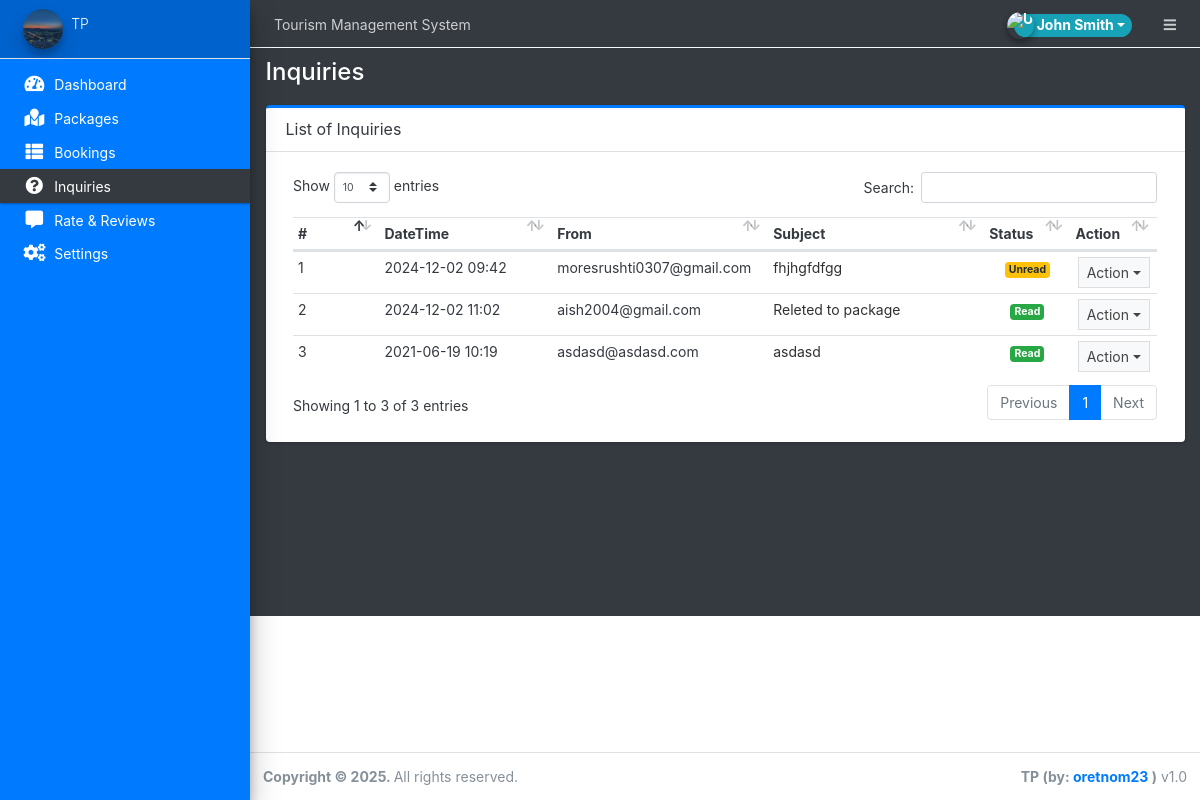
The page /admin/?page=inquiries (signed in) on the database its author committed.
### tables this page shows
CREATE TABLE `inquiry` (
  `id` int(30) NOT NULL,
  `name` text DEFAULT NULL,
  `email` text DEFAULT NULL,
  `subject` varchar(250) NOT NULL,
  `message` text DEFAULT NULL,
  `status` tinyint(4) NOT NULL DEFAULT 0,
  `date_created` datetime NOT NULL DEFAULT current_timestamp()
);

### admin/inquiries/index.php (the view, shortened to what this page needs)
<div class="card card-outline card-primary">
	<div class="card-header">
		<h3 class="card-title">List of Inquiries</h3>
	</div>
	<div class="card-body">
        <div class="container-fluid">
        <table class="table table-stripped text-dark">
            <colgroup>
                <col width="10%">
                <col width="20%">
                <col width="25%">
                <col width="25%">
                <col width="10%">
                <col width="10%">
            </colgroup>
            <thead>
                <tr>
                    <th>#</th>
                    <th>DateTime</th>
                    <th>From</th>
                    <th>Subject</th>
                    <th>Status</th>
                    <th>Action</th>
                </tr>
            </thead>
            <tbody>
                <?php
                $i=1;
                    $qry = $conn->query("SELECT * FROM `inquiry` order by date(date_created) desc ");
                    while($row= $qry->fetch_assoc()):
                ?>
                    <tr>
                        <td><?php echo $i++ ?></td>
                        <td><?php echo date("Y-m-d H:i",strtotime($row['date_created'])) ?></td>
                        <td><?php echo $row['email'] ?></td>
                        <td><p class="truncate-1 m-0"><?php echo $row['subject'] ?></p></td>
                        <td class="text-center status">
                            <?php if($row['status'] == 0): ?>
                                <span class="badge badge-warning">Unread</span>
                            <?php elseif($row['status'] == 1): ?>
                                <span class="badge badge-success">Read</span>
                            <?php endif; ?>
                        </td>
                        <td align="center">
                                <button type="button" class="btn btn-flat btn-default btn-sm dropdown-toggle dropdown-icon" data-toggle="dropdown">
                                    Action
                                </button>
                        </td>
                    </tr>
                <?php endwhile; ?>
            </tbody>
        </table>
		</div>
	</div>
</div>

### rows shown on the page
inquiry: date_created "2024-12-02 09:42", email "moresrushti0307@gmail.com", subject "fhjhgfdfgg", status "Unread"
inquiry: date_created "2024-12-02 11:02", email "aish2004@gmail.com", subject "Releted to package", status "Read"
inquiry: date_created "2021-06-19 10:19", email "asdasd@asdasd.com", subject "asdasd", status "Read"

### other values the page prints
$_settings->info('name') "Tourism Management System"
$_settings->userdata('firstname').' '.$_settings->userdata('lastname') "John Smith"
$_settings->info('short_name') "TP"
str_replace(array("/","_"), " ",$page) "Inquiries"
